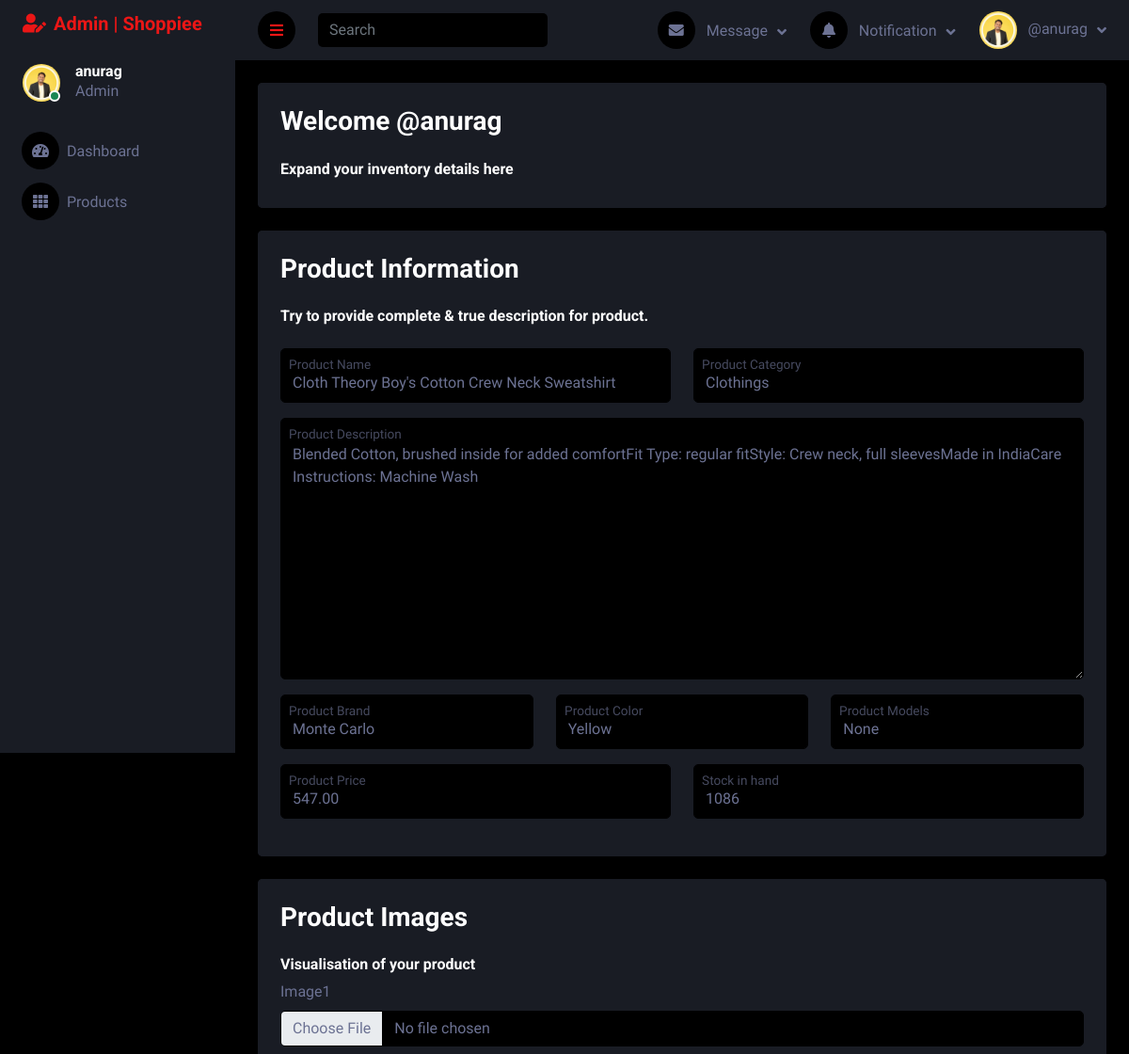
The page /add-product/anurag/14 (signed in, upper part) on the database as committed earlier.
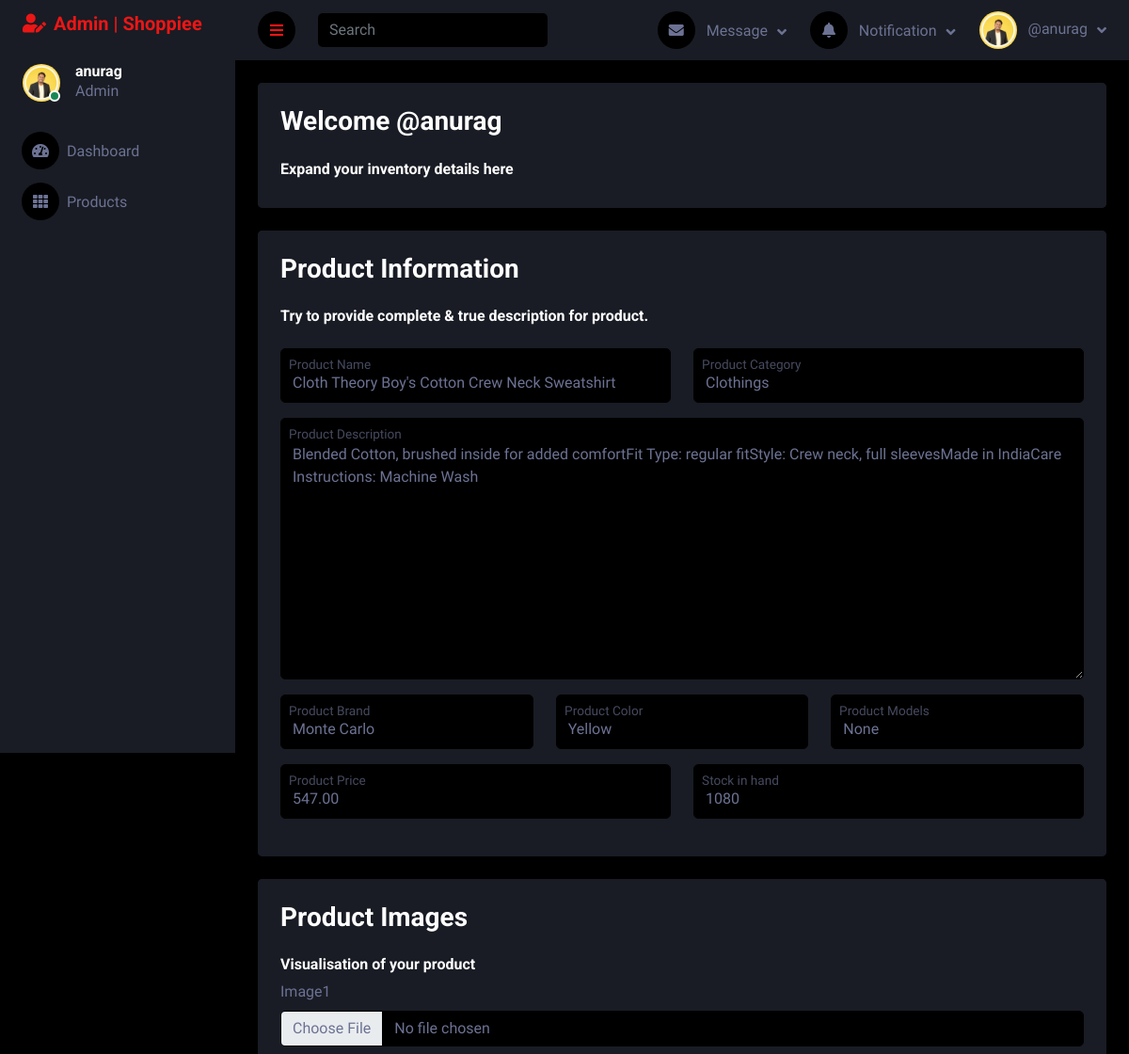
The same page on the database as committed later.
### product/models.py (models this page shows, shortened)
class Product(models.Model):
    product_name = models.CharField(max_length=100)
    product_desc = models.CharField(max_length=600)
    category = models.ForeignKey(ProductCategory, on_delete=models.SET_NULL, null=True)
    brand = models.ForeignKey(Brand, on_delete=models.SET_NULL, null=True)
    color = models.ForeignKey(Color, on_delete=models.SET_NULL, null=True, blank=True)
    mdl = models.ForeignKey(Mdl, on_delete=models.CASCADE, null=True, blank=True)
    price = models.DecimalField(max_digits=10, decimal_places=2)
    user = models.ForeignKey(User, on_delete=models.CASCADE)
    stock_quantity = models.PositiveIntegerField()
    image1 = models.ImageField(upload_to = 'static/')
    image2 = models.ImageField(upload_to = 'static/')
    image3 = models.ImageField(upload_to = 'static/')
    image4 = models.ImageField(upload_to = 'static/', blank=True)
    image5 = models.ImageField(upload_to = 'static/', blank=True)

class ProductCategory(models.Model):
    category = models.CharField(max_length=255)
    def __str__(self) -> str:
        return self.category

class Brand(models.Model):
    brand_name = models.CharField(max_length=255)
    category = models.ForeignKey(ProductCategory, on_delete=models.SET_NULL, null=True, blank=True)
    def __str__(self) -> str:
        return self.brand_name

class Color(models.Model):
    color_name = models.CharField(max_length=255, primary_key=True)
    def __str__(self) -> str:
        return self.color_name

### product/views.py (the view, shortened to what this page needs)
# urls.py: path('add-product/<str:uname>/<int:id>', views.addProduct),
@login_required(login_url='/register')
def addProduct(request, uname, id=None):
    if not request.user.is_authenticated:
        return JsonResponse({ 'redirect':'required', 'url': '/register'})
    if request.method == 'GET':
        if id==None:
            return render(request, 'admin_template/addProduct.html')
        else:
            return render(request, 'admin_template/addProduct.html', {'product_data' : Product.objects.get(id=id)})

### account/models.py (called while the page is built)
    def __str__(self) -> str:
        return self.username

### templates/admin_template/addProduct.html (shortened to what the changed rows need)
{% extends './adminBase.html' %}
{% load static %}
{% block content %}
<form enctype="multipart/form-data" action="" method="post">
    <div class="container-fluid pt-4 px-4">
        <div class="row bg-secondary rounded align-items-center justify-content-center mx-0">
            <div class="bg-secondary rounded h-100 p-4">
                <div class="row">
                    <div class="form-floating mb-3 col-md-6">
                        <input type="text" class="form-control" name="product_name" id="product_name"
                            placeholder="product_name" value="{{product_data.product_name}}">
                        <label for="product_name" class="mx-2">Product Name</label>
                    </div>
                    <div class="form-floating mb-3 col-md-6">
                        <input type="text" class="form-control" name="product_category" id="product_category"
                            placeholder="product_category" value="{{product_data.category}}">
                        <label for="product_category" class="mx-2">Product Category</label>
                    </div>
                </div>
                <div class="row">
                    <div class="form-floating mb-3 col-md-12">
                        <textarea class="form-control" name="product_desc" cols="30" style="height: fit-content;"
                            rows="10" id="product_desc"
                            placeholder="product_desc">{{product_data.product_desc}}</textarea>
                        <label for="product_desc" class="mx-2">Product Description</label>
                    </div>
                </div>
                <div class="row">
                    <div class="form-floating mb-3 col-md-4">
                        <input type="text" class="form-control" name="product_brand" id="product_brand"
                            placeholder="product_brand" value="{{product_data.brand}}">
                        <label for="product_brand" class="mx-2">Product Brand</label>
                    </div>
                    <div class="form-floating mb-3 col-md-4">
                        <input type="text" class="form-control" name="product_color" id="product_color"
                            placeholder="product_color" value="{{product_data.color}}">
                        <label for="product_color" class="mx-2">Product Color</label>
                    </div>
                    <div class="form-floating mb-3 col-md-4">
                        <input type="text" class="form-control" name="product_mdl" id="product_mdl"
                            placeholder="product_mdl" value="{{product_data.mdl}}">
                        <label for="product_mdl" class="mx-2">Product Models</label>
                    </div>
                </div>
                <div class="row">
                    <div class="form-floating mb-3 col-md-6">
                        <input type="number" class="form-control" name="product_price" id="product_price"
                            placeholder="product_price" value="{{product_data.price}}">
                        <label for="product_price" class="mx-2">Product Price</label>
                    </div>
                    <div class="form-floating mb-3 col-md-6">
                        <input type="number" class="form-control" name="product_stock" id="product_stock"
                            placeholder="product_stock" value="{{product_data.stock_quantity}}">
                        <label for="product_stock" class="mx-2">Stock in hand</label>
                    </div>
                </div>
            </div>
        </div>
    </div>
</form>
{% endblock %}

Rows that differ between the two databases and show on the page:
changed Product "Cloth Theory Boy's Cotton Crew Neck Sweatshirt": product_stock "1086" → "1080"
